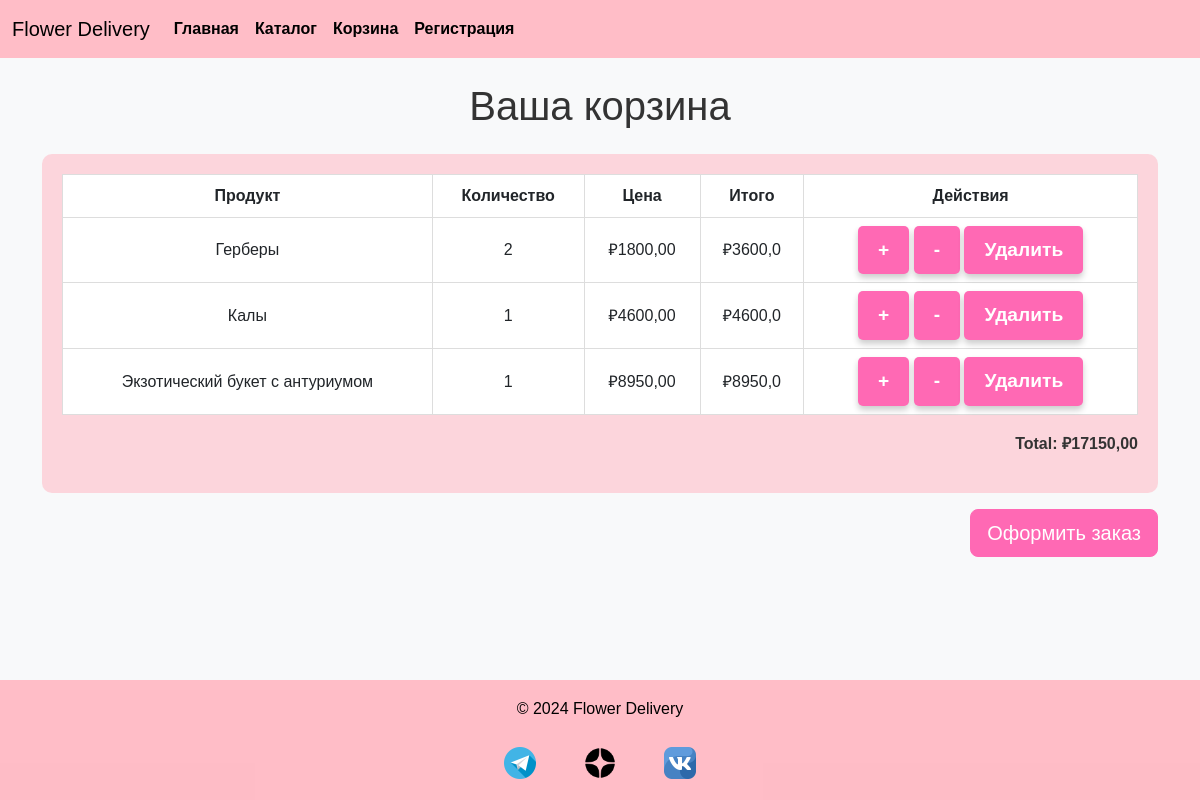
Before: /cart/ with the older database file.
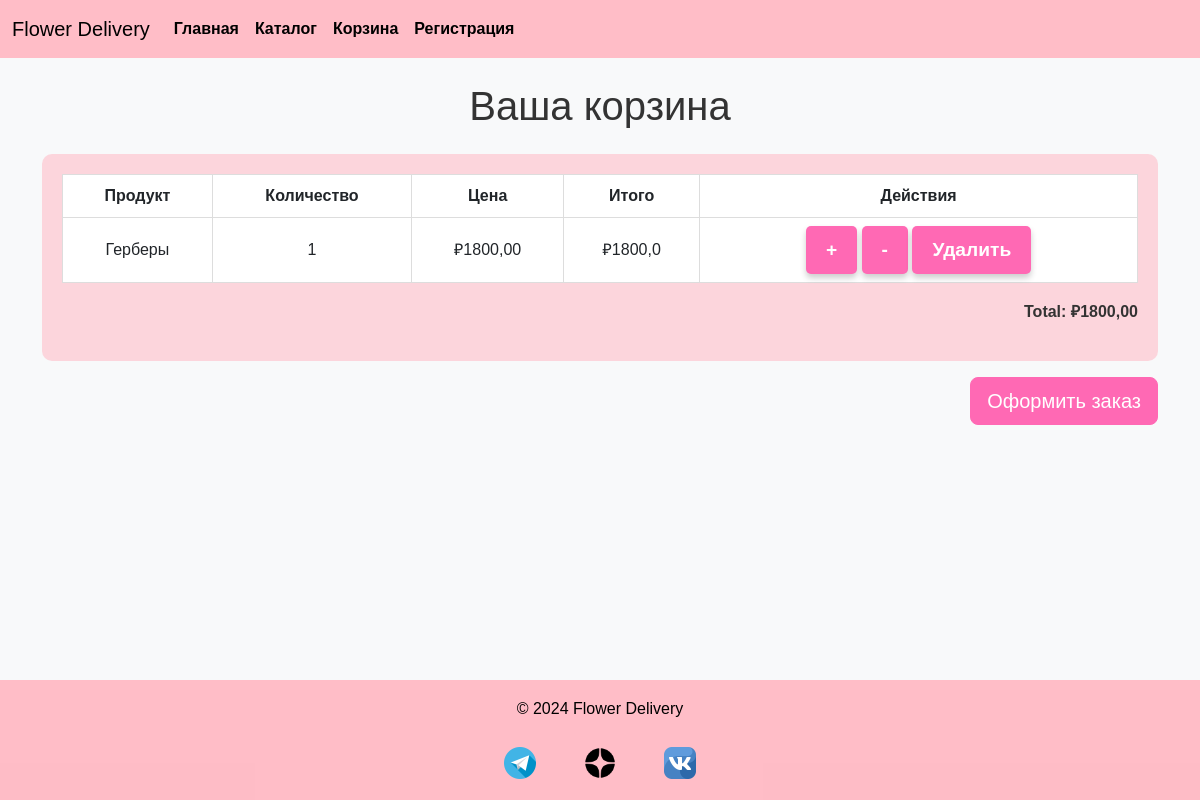
After: the same page with the newer database file.
### shop/models.py (models this page shows, shortened)
class CartItem(models.Model):
    flower = models.ForeignKey(Flower, on_delete=models.CASCADE)
    quantity = models.PositiveIntegerField(default=1)
    user = models.ForeignKey(User, on_delete=models.CASCADE, null=True, blank=True)

class Flower(models.Model):
    name = models.CharField(max_length=255)
    description = models.TextField()
    price = models.DecimalField(max_digits=10, decimal_places=2)
    image = models.ImageField(upload_to='flowers/')
    stock = models.PositiveIntegerField(default=0)  # Количество на складе

### shop/views.py (the view)
# urls.py: path('cart/', views.cart, name='cart'),
def cart(request):
    cart_items = CartItem.objects.all()
    total_price = sum(item.quantity * item.flower.price for item in cart_items)
    return render(request, 'shop/cart.html', {"cart": cart_items, "cart_total": total_price})

### shop/templatetags/custom_filters.py (called while the page is built)
@register.filter
def multiply(value, arg):
    try:
        return float(value) * float(arg)
    except (ValueError, TypeError):
        return ''

### templates/shop/cart.html (shortened to what this page needs)
{% extends "shop/base.html" %}
{% load custom_filters %}
{% block content %}
<h1 class="text-center mb-4">Ваша корзина</h1>
<div class="table-container" style="background-color: rgba(255,185,196,0.55); padding: 20px; border-radius: 10px;">
    <table class="table table-bordered">
        <thead>
            <tr>
                <th>Продукт</th>
                <th>Количество</th>
                <th>Цена</th>
                <th>Итого</th>
                <th>Действия</th>
            </tr>
        </thead>
        <tbody>
            {% for item in cart %}
            <tr>
                <td>{{ item.flower.name }}</td>
                <td>{{ item.quantity }}</td>
                <td>₽{{ item.flower.price }}</td>
                <td>₽{{ item.quantity|multiply:item.flower.price }}</td>
                <td>
                    <button class="btn btn-pink btn-sm update-cart" data-id="{{ item.flower.id }}" data-quantity="{{ item.quantity|add:1 }}">+</button>
                    <button class="btn btn-pink btn-sm update-cart" data-id="{{ item.flower.id }}" data-quantity="{{ item.quantity|add:-1 }}">-</button>
                    <button class="btn btn-pink btn-sm update-cart" data-id="{{ item.flower.id }}" data-quantity="0">Удалить</button>
                </td>
            </tr>
            {% endfor %}
        </tbody>
    </table>
    <p class="text-end fw-bold">Total: ₽{{ cart_total }}</p>
</div>
<div class="text-end mt-3">
    <a href="{% url 'checkout' %}" class="btn btn-primary btn-lg" style="background-color: #ff69b4; border-color: #ff69b4;">Оформить заказ</a>
</div>
{% endblock %}

Changed rows visible on the page:
removed CartItem: flower.name "Калы", quantity "1", flower.price "4600,00", quantity|multiply "4600,0"
removed CartItem: flower.name "Экзотический букет с антуриумом", quantity "1", flower.price "8950,00", quantity|multiply "8950,0"
changed CartItem "Герберы": quantity "2" → "1"; quantity|multiply "3600,0" → "1800,0"
Other visible differences:
{{ cart_total }}: "17150,00" → "1800,00"
